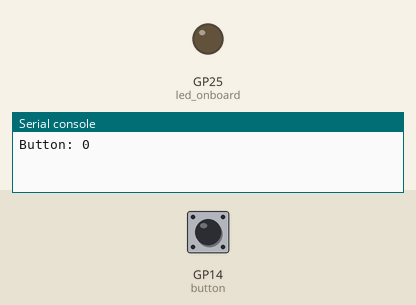
This program was run on a simulated Raspberry Pi Pico running MicroPython. On the bench: output pins drawn as LEDs (lit = HIGH), the last lines printed to the serial console. The inputs (shaded band) are chosen by the test bench; at power-on: GP14 (button) LOW.

Above: at 1.2 s.
1.3 s: GP14 (button) pulled HIGH for 0.15 s
At 1.4 s:
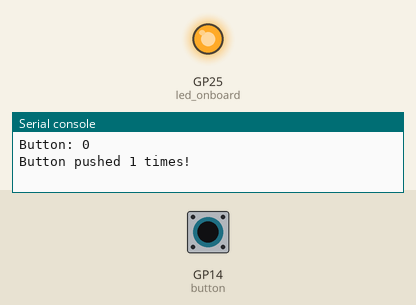
3.0 s: GP14 (button) pulled HIGH for 3.2 s
At 7.2 s:
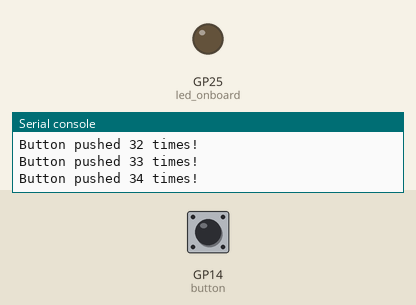
Timing chart, 0 to 8.7 s (numbered marks = the images above; inputs shaded):
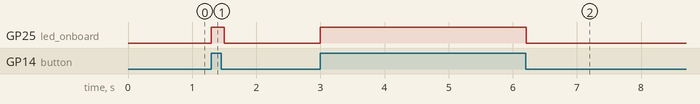

The program:

inputs-reading-a-button.py
```python
# Getting Started with MicroPython on Raspberry Pi Pico, Chapter 4...
# Inputs: reading a button
import machine, utime

button = machine.Pin(14, machine.Pin.IN, machine.Pin.PULL_DOWN)
led_onboard = machine.Pin(25, machine.Pin.OUT)

print("Button: {}".format(button.value()))

push_count = 0

while True:
    led_onboard.value(0)
    if button.value() == 1:
        led_onboard.value(1)
        push_count = push_count + 1
        print("Button pushed {} times!".format(push_count))
        utime.sleep(0.1)
```

Measured:
- after the input at 1.3 s, GP25 (led_onboard): LOW → HIGH at once, → LOW 0.20 s later
- after the input at 3.0 s, GP25 (led_onboard): LOW → HIGH at once, → LOW 3.2 s later
